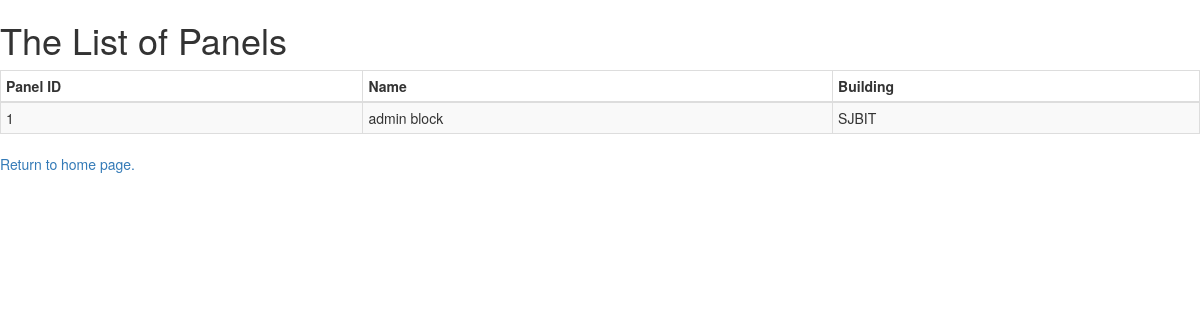
/addpanel (signed in), run on an earlier commit of the app's database.
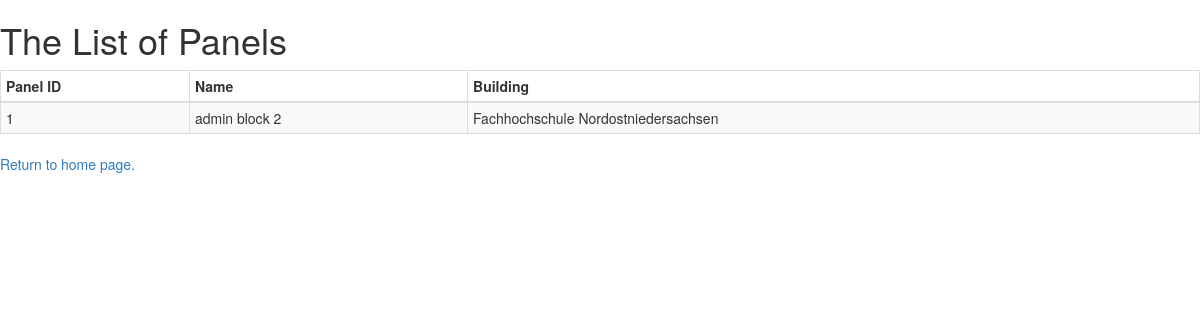
And on a later commit of the database.
### FireCheck/models.py (models this page shows, shortened)
class panel(models.Model):
    building = models.ForeignKey(to=building, on_delete=models.CASCADE)
    location = models.TextField()
    name = models.CharField(max_length=128)

class building(models.Model):
    name = models.CharField(max_length=128)
    latitude = models.FloatField()
    longitude = models.FloatField()
    address = models.CharField(max_length=512)
    email = models.CharField(max_length=256)

### FireCheck/views.py (the view)
# urls.py: path("addpanel", views.panel_list, name="panellist"),
@login_required()
def panel_list(request):
    context= {
        "panels" : panel.objects.all()
    }
    return render(request, "FireCheck/panellist.html", context)

### FireCheck/templates/FireCheck/panellist.html (shortened to what this page needs)
<!DOCTYPE html>
<html lang="en" dir="ltr">
  <head>
    <link rel="stylesheet" href="https://maxcdn.bootstrapcdn.com/bootstrap/3.3.7/css/bootstrap.min.css">
  </head>
  <body>
    <h1>The List of Panels</h1>
    {% load static %}
    <div class="">
      <table border="1" class="table table-striped table-bordered table-hover table-condensed">
        <thead>
          <th> <b>Panel ID</b> </th>
          <th> <b>Name</b>  </th>
          <th> <b>Building</b> </th>
        </thead>
        {% for d in panels %}
        <tbody>
            <td>{{d.id}}</td>
            <td>{{d.name}}</td>
            <td>{{d.building.name}}</td>
        </tbody>
        {% endfor  %}
      </table>
      <a href="/">Return to home page.</a>
    </div>
  </body>
</html>

What changed in the data, as far as the page shows it:
changed panel id 1: name "admin block" → "admin block 2"; building.name "SJBIT" → "Fachhochschule Nordostniedersachsen"
